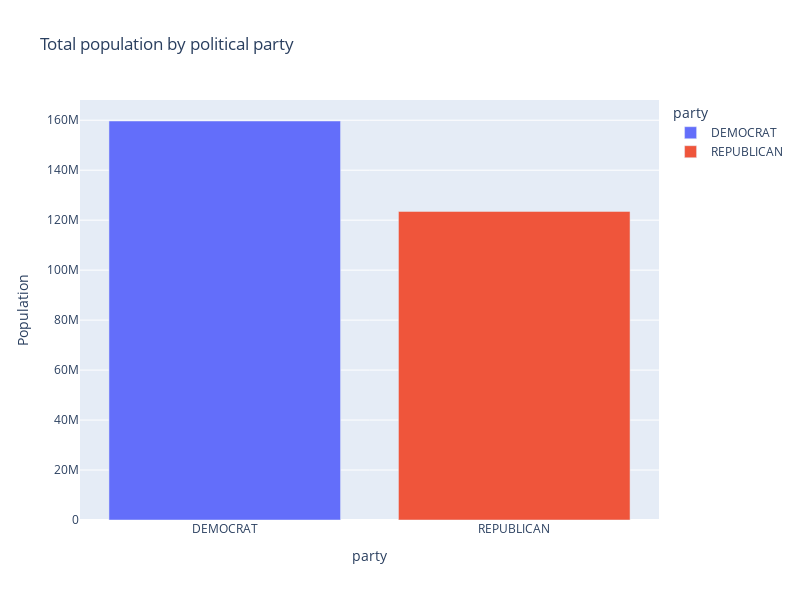

Notebook cell for this chart:
### Code cell
# plot total democrat population vs republican population
px.bar(df_totals_by_party.query("date == '2020-04-10'"), # this is the first date for which we have some kind of data... which kind? 
    title="Total population by political party",
    x="party", y="Population", color="party",
    width=800, height=600,
).show()

### Figure 1 — Plotly figure (JSON) as saved in the notebook; plotly's stock layout.template omitted (floating-point values rounded to 4 significant figures)
{"data": [{"alignmentgroup": "True", "hovertemplate": "party=%{x}<br>Population=%{y}<extra></extra>", "legendgroup": "DEMOCRAT", "marker": {"color": "#636efa", "pattern": {"shape": ""}}, "name": "DEMOCRAT", "offsetgroup": "DEMOCRAT", "orientation": "v", "showlegend": true, "textposition": "auto", "type": "bar", "x": ["DEMOCRAT"], "xaxis": "x", "y": [159689772], "yaxis": "y"}, {"alignmentgroup": "True", "hovertemplate": "party=%{x}<br>Population=%{y}<extra></extra>", "legendgroup": "REPUBLICAN", "marker": {"color": "#EF553B", "pattern": {"shape": ""}}, "name": "REPUBLICAN", "offsetgroup": "REPUBLICAN", "orientation": "v", "showlegend": true, "textposition": "auto", "type": "bar", "x": ["REPUBLICAN"], "xaxis": "x", "y": [123504261], "yaxis": "y"}], "layout": {"barmode": "relative", "height": 600, "legend": {"title": {"text": "party"}, "tracegroupgap": 0}, "title": {"text": "Total population by political party"}, "width": 800, "xaxis": {"anchor": "y", "categoryarray": ["DEMOCRAT", "REPUBLICAN"], "categoryorder": "array", "domain": [0, 1], "title": {"text": "party"}}, "yaxis": {"anchor": "x", "domain": [0, 1], "title": {"text": "Population"}}}}
